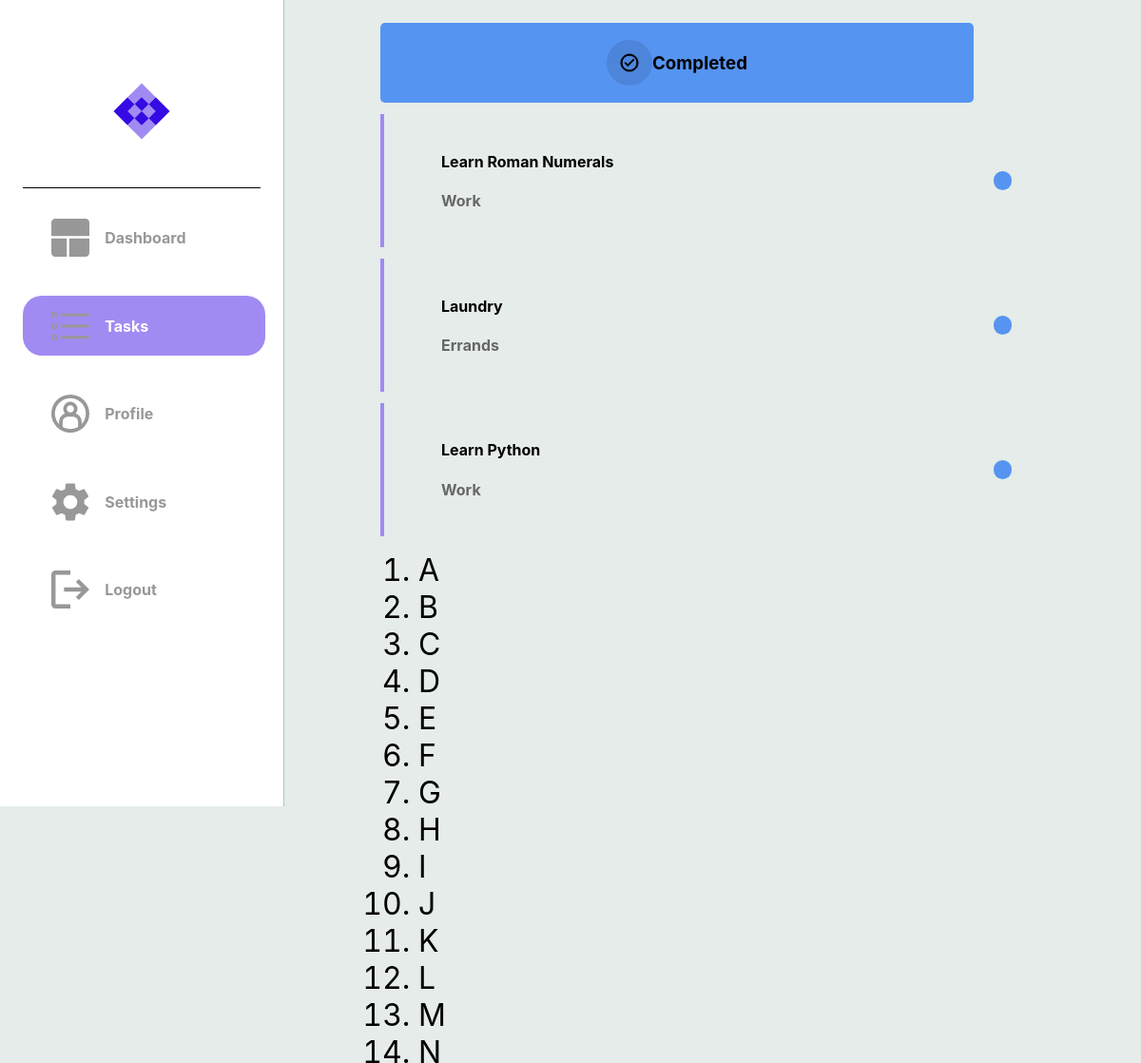
/completed_tasks (signed in, upper part), run on an earlier commit of the app's database.
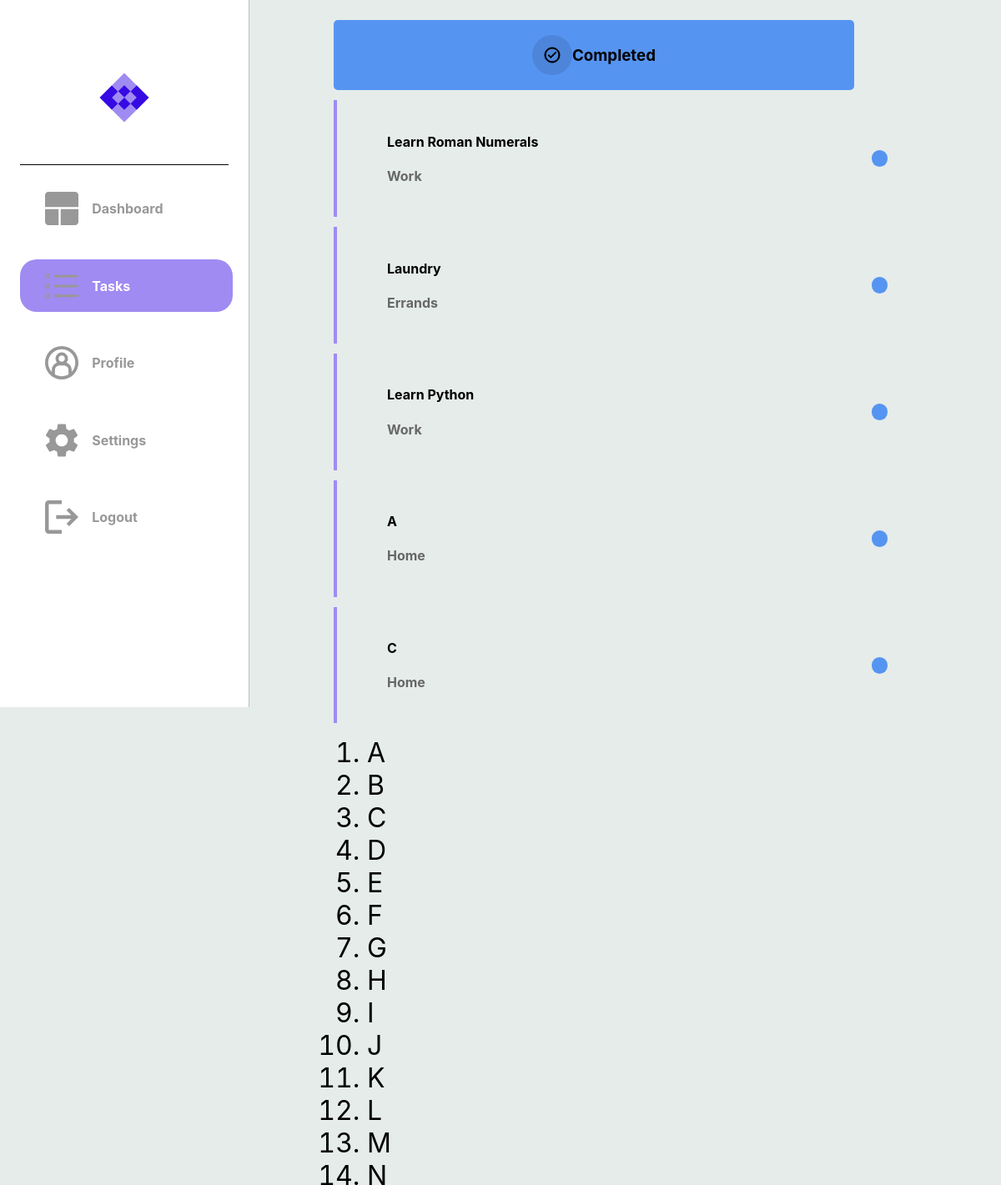
And on a later commit of the database.
### dotask/models.py (models this page shows)
class Task(db.Model):
    __tablename__ = "task"
    id = db.Column(db.Integer, primary_key=True)
    title = db.Column(db.String(100), nullable=False)
    description = db.Column(db.String(400), nullable=False)
    due_date = db.Column(db.Date, nullable=False)
    status = db.Column(Enum(TaskStatus))
    tag = db.Column(Enum(TaskTag))
    user_id = db.Column(db.Integer, db.ForeignKey('user.id'), nullable=False)
    user = relationship('User', back_populates='tasks')

### dotask/routes.py (the view)
@app.route("/completed_tasks")
@login_required
def hello_completed_tasks():
    tasks = Task.query.filter_by(user_id=current_user.id).all()
    if tasks:
        return render_template("completed_tasks.html", tasks=tasks)
    else:
        return render_template("completed_tasks.html")

### dotask/routes.py (called while the page is built)
@app.after_request
def after_request(response):
    response.headers["Cache-Control"] = "no-cache, no-store, must-revalidate"
    return response

@login_manager.user_loader
def load_user(user_id):
    return User.query.get(user_id)

### dotask/templates/completed_tasks.html (shortened to what this page needs)
{% extends "layout.html" %}
{% block head %}
    <link rel="stylesheet" {% block css_tab_colour %} href="../static/page_css_folder/tasks.css" {% endblock %}/>
{% endblock %}
{% block categories %}
    <div class="cate-container-2">
        <img src="../static/completed.svg">
        <h3>Completed</h3>
    </div>
{% endblock categories %}
{% block tasks %}
        {% if tasks %}
            {% for task in tasks %}
                {% if task.status.name == 'Completed' %}
                    <a href="{{ url_for('hello_each_task', task_id=task['id']) }}">
                        <div class="message-box">
                            <div class="message">
                                <h4> {{ task['title'] }} </h4>
                                <h4 style="color: #676767;"> {{ task.tag.name }} </h4>
                            </div>
                            <div class="message-dot {% if task.status.name == 'In_Progress' %}progress-task
                                {% elif task.status.name == 'Completed' %}completed-task
                                {% elif task.status.name == 'Cancelled' %}cancelled-task
                                {% else %}unknown-task
                                {% endif %}">
                            </div>
                        </div>
                    </a>
                {% endif %}
            {% endfor %}
        {% endif %}
    {% endblock tasks %}

What changed in the data, as far as the page shows it:
added Task: title "A", tag.name "Home"
added Task: title "C", tag.name "Home"
